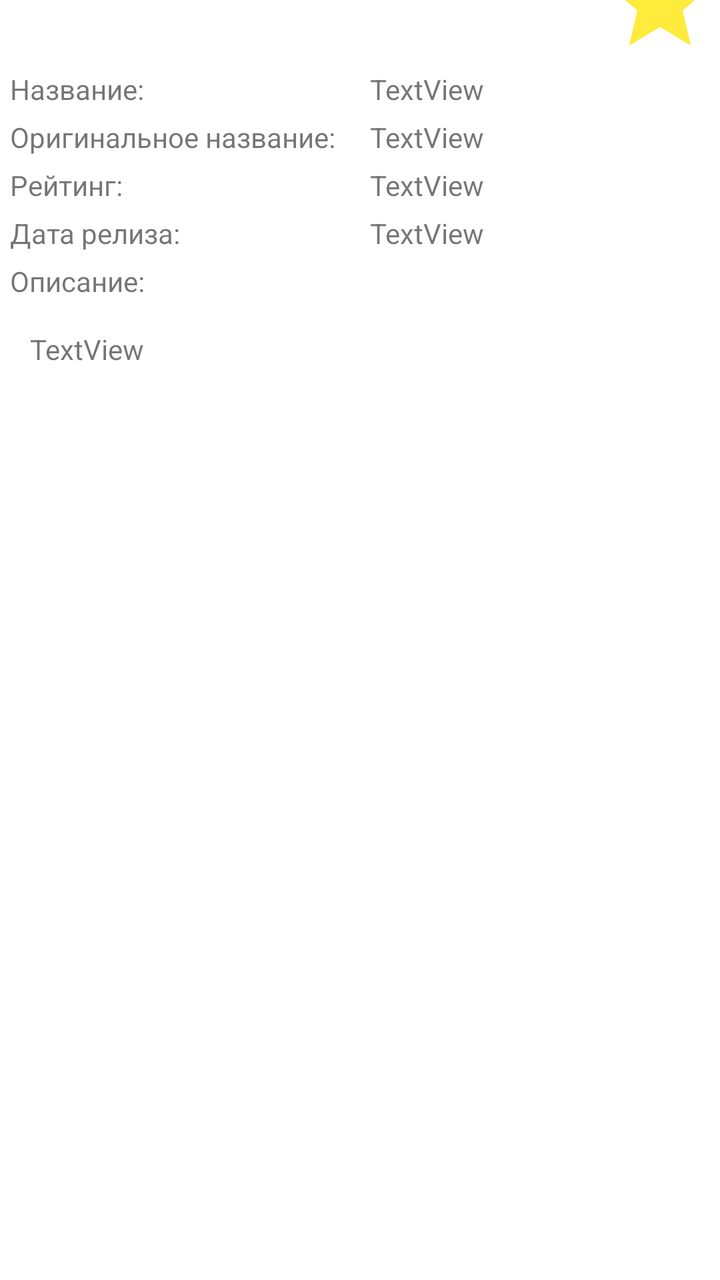
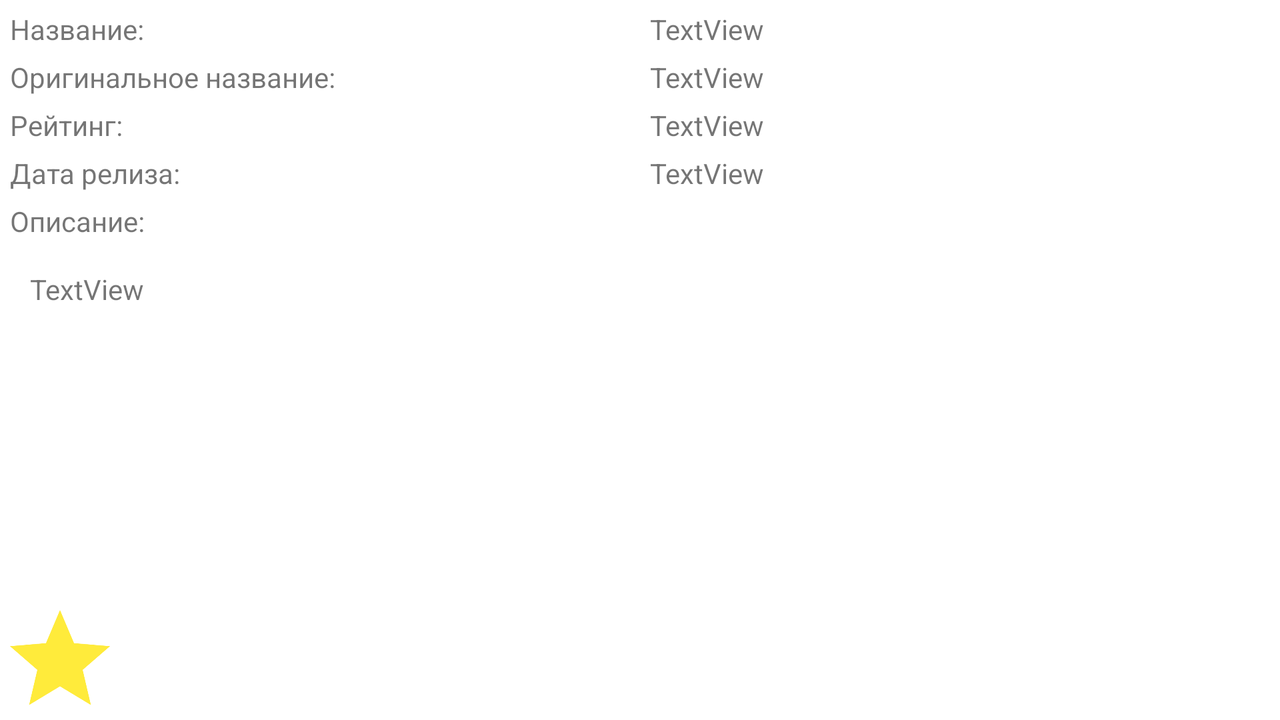

Two renders of one Android screen. The first uses the default layout on a phone; the second uses the alternative layout the repository ships for a different screen configuration, on a matching device. The two XML files are below.
<!-- AndroidManifest.xml: application theme Theme.MovieTop -->
<!-- res/layout/activity_detail.xml -->
<?xml version="1.0" encoding="utf-8"?>
<ScrollView xmlns:android="http://schemas.android.com/apk/res/android"
    xmlns:app="http://schemas.android.com/apk/res-auto"
    xmlns:tools="http://schemas.android.com/tools"
    android:layout_width="match_parent"
    android:layout_height="match_parent"
    tools:context=".Activity.DetailActivity">

    <androidx.constraintlayout.widget.ConstraintLayout
        android:layout_width="match_parent"
        android:layout_height="wrap_content"
        tools:context=".Activity.DetailActivity">


        <ImageView
            android:id="@+id/imageViewBigPoster"
            android:layout_width="0dp"
            android:layout_height="wrap_content"
            android:adjustViewBounds="true"
            app:layout_constraintEnd_toEndOf="parent"
            app:layout_constraintStart_toStartOf="parent"
            app:layout_constraintTop_toTopOf="parent"
            tools:srcCompat="@tools:sample/avatars" />


        <ImageView
            android:id="@+id/imageViewAddToFavorite"
            android:layout_width="60dp"
            android:layout_height="60dp"
            android:onClick="onClickChangeFavorite"
            app:layout_constraintBottom_toBottomOf="@+id/imageViewBigPoster"
            app:layout_constraintEnd_toEndOf="parent"
            app:layout_constraintTop_toBottomOf="@+id/imageViewBigPoster"
            app:srcCompat="@drawable/ic_star" />

        <include
            layout="@layout/movie_info"
            android:id="@+id/movie_info"
            android:layout_width="0dp"
            android:layout_height="wrap_content"
            app:layout_constraintStart_toStartOf="parent"
            app:layout_constraintEnd_toEndOf="parent"
            app:layout_constraintTop_toBottomOf="@+id/imageViewAddToFavorite"/>


    </androidx.constraintlayout.widget.ConstraintLayout>
</ScrollView>
<!-- res/layout/movie_info.xml (included above) -->
<?xml version="1.0" encoding="utf-8"?>
<androidx.constraintlayout.widget.ConstraintLayout
    xmlns:android="http://schemas.android.com/apk/res/android" android:layout_width="match_parent"
    android:layout_height="match_parent">
    <ScrollView
        xmlns:android="http://schemas.android.com/apk/res/android"
        xmlns:app="http://schemas.android.com/apk/res-auto"
        xmlns:tools="http://schemas.android.com/tools"
        android:layout_width="match_parent"
        android:layout_height="match_parent"
        tools:context=".Activity.DetailActivity">
        <androidx.constraintlayout.widget.ConstraintLayout
            android:layout_width="match_parent"
            android:layout_height="wrap_content"
            tools:context=".Activity.DetailActivity">


            <TextView
                android:id="@+id/textViewRealiseDate"
                android:layout_width="wrap_content"
                android:layout_height="wrap_content"
                android:text="TextView"
                android:layout_margin="5dp"
                app:layout_constraintStart_toStartOf="@+id/guidelineCentr"
                app:layout_constraintTop_toBottomOf="@+id/textViewRating" />


            <TextView
                android:id="@+id/textViewLabelTitle"
                android:layout_width="wrap_content"
                android:layout_height="wrap_content"
                android:text="Название:"
                android:layout_margin="5dp"
                app:layout_constraintStart_toStartOf="parent"
                app:layout_constraintTop_toTopOf="parent" />

            <androidx.constraintlayout.widget.Guideline
                android:id="@+id/guidelineCentr"
                android:layout_width="wrap_content"
                android:layout_height="wrap_content"
                android:orientation="vertical"
                android:layout_margin="5dp"
                app:layout_constraintGuide_percent="0.5" />

            <TextView
                android:id="@+id/textViewTitle"
                android:layout_width="0dp"
                android:layout_height="wrap_content"
                android:text="TextView"
                app:layout_constraintEnd_toEndOf="parent"
                android:layout_margin="5dp"
                app:layout_constraintStart_toStartOf="@+id/guidelineCentr"
                app:layout_constraintTop_toTopOf="parent" />

            <TextView
                android:id="@+id/textViewLableOriginal"
                android:layout_width="wrap_content"
                android:layout_height="wrap_content"
                android:layout_margin="5dp"
                android:text="Оригинальное название: "
                app:layout_constraintStart_toStartOf="parent"
                app:layout_constraintTop_toBottomOf="@+id/textViewTitle" />

            <TextView
                android:id="@+id/textViewOriginalTitle"
                android:layout_width="0dp"
                android:layout_margin="5dp"
                android:layout_height="wrap_content"
                android:text="TextView"
                app:layout_constraintEnd_toEndOf="parent"
                app:layout_constraintStart_toStartOf="@+id/guidelineCentr"
                app:layout_constraintTop_toBottomOf="@+id/textViewTitle" />

            <TextView
                android:id="@+id/textViewLabelRating"
                android:layout_width="wrap_content"
                android:layout_height="wrap_content"
                android:layout_margin="5dp"
                android:text="Рейтинг: "
                app:layout_constraintStart_toStartOf="parent"
                app:layout_constraintTop_toBottomOf="@+id/textViewOriginalTitle" />

            <TextView
                android:id="@+id/textViewRating"
                android:layout_width="wrap_content"
                android:layout_height="wrap_content"
                android:layout_margin="5dp"
                android:text="TextView"
                app:layout_constraintStart_toStartOf="@+id/guidelineCentr"
                app:layout_constraintTop_toBottomOf="@+id/textViewOriginalTitle" />

            <TextView
                android:id="@+id/textViewLabelRealeseDate"
                android:layout_width="wrap_content"
                android:layout_height="wrap_content"
                android:layout_margin="5dp"
                android:text="Дата релиза:"
                app:layout_constraintStart_toStartOf="parent"
                app:layout_constraintTop_toBottomOf="@+id/textViewRating" />

            <TextView
                android:id="@+id/textViewLabelDescription"
                android:layout_width="wrap_content"
                android:layout_height="wrap_content"
                android:text="Описание:"
                android:layout_margin="5dp"
                app:layout_constraintStart_toStartOf="parent"
                app:layout_constraintTop_toBottomOf="@+id/textViewRealiseDate" />

            <TextView
                android:id="@+id/textViewOverview"
                android:layout_width="wrap_content"
                android:layout_height="wrap_content"
                android:padding="10dp"
                android:text="TextView"
                app:layout_constraintStart_toStartOf="parent"
                android:layout_margin="5dp"
                app:layout_constraintTop_toBottomOf="@+id/textViewLabelDescription" />

            <androidx.recyclerview.widget.RecyclerView
                android:id="@+id/recyclerViewTrellers"
                android:layout_width="0dp"
                android:layout_height="wrap_content"
                app:layout_constraintBottom_toTopOf="@+id/recyclerViewRevies"
                app:layout_constraintEnd_toEndOf="parent"
                app:layout_constraintStart_toStartOf="parent"
                app:layout_constraintTop_toBottomOf="@+id/textViewOverview" />



            <androidx.recyclerview.widget.RecyclerView
                android:id="@+id/recyclerViewRevies"
                android:layout_width="0dp"
                android:padding="5dp"
                android:layout_height="wrap_content"
                app:layout_constraintEnd_toEndOf="parent"
                app:layout_constraintStart_toStartOf="parent"
                app:layout_constraintTop_toBottomOf="@+id/recyclerViewTrellers"
                />

        </androidx.constraintlayout.widget.ConstraintLayout>
    </ScrollView>
</androidx.constraintlayout.widget.ConstraintLayout>
<!-- resources referenced by this layout -->
<resources>
  <!-- drawable ic_star (drawable) -->
  <vector xmlns:android="http://schemas.android.com/apk/res/android"
      android:width="24dp"
      android:height="24dp"
      android:viewportWidth="24"
      android:viewportHeight="24"
      android:tint="#FFEB3B">
    <path
        android:fillColor="#FF5722"
        android:pathData="M12,17.27L18.18,21l-1.64,-7.03L22,9.24l-7.19,-0.61L12,2 9.19,8.63 2,9.24l5.46,4.73L5.82,21z"/>
  </vector>
  <style name="Theme.MovieTop" parent="Theme.MaterialComponents.DayNight.DarkActionBar">
          
          <item name="colorPrimary">#0D1701</item>
          <item name="colorPrimaryVariant">#0D1701</item>
          <item name="colorOnPrimary">@color/white</item>
          
          <item name="colorSecondary">#600121</item>
          <item name="colorSecondaryVariant">@color/teal_700</item>
          <item name="colorOnSecondary">@color/black</item>
          
          <item name="android:statusBarColor" tools:targetApi="l">?attr/colorPrimaryVariant</item>
          
      </style>
</resources>
<!-- res/layout-land/activity_detail.xml (the repository's variant of the layout above) -->
<!-- drawn on the phone turned sideways -->
<?xml version="1.0" encoding="utf-8"?>
    <androidx.constraintlayout.widget.ConstraintLayout
        xmlns:android="http://schemas.android.com/apk/res/android"
        xmlns:app="http://schemas.android.com/apk/res-auto"
        xmlns:tools="http://schemas.android.com/tools"
        android:layout_width="match_parent"
        android:layout_height="match_parent"
        tools:context=".Activity.DetailActivity">


    <ImageView
        android:id="@+id/imageViewBigPoster"
        android:layout_width="wrap_content"
        android:layout_height="0dp"
        android:adjustViewBounds="true"
        app:layout_constraintBottom_toBottomOf="parent"
        app:layout_constraintEnd_toEndOf="parent"
        app:layout_constraintHorizontal_bias="0.0"
        app:layout_constraintStart_toStartOf="parent"
        app:layout_constraintTop_toTopOf="parent"
        app:layout_constraintVertical_bias="0.0"
        tools:srcCompat="@tools:sample/avatars" />

    <ImageView
        android:id="@+id/imageViewAddToFavorite"
        android:layout_width="60dp"
        android:layout_height="60dp"
        android:onClick="onClickChangeFavorite"
        app:layout_constraintBottom_toBottomOf="@+id/imageViewBigPoster"
        app:layout_constraintStart_toStartOf="parent"
        app:layout_constraintTop_toTopOf="parent"
        app:layout_constraintVertical_bias="1.0"
        app:srcCompat="@drawable/ic_star" />

    <ScrollView
        android:layout_width="0dp"
        android:layout_height="0dp"
        app:layout_constraintBottom_toBottomOf="parent"
        app:layout_constraintEnd_toEndOf="parent"
        app:layout_constraintHorizontal_bias="0.0"
        app:layout_constraintStart_toEndOf="@id/imageViewBigPoster"
        app:layout_constraintTop_toTopOf="parent"
        app:layout_constraintVertical_bias="0.0">

        <include
            android:id="@+id/movie_info"
            layout="@layout/movie_info"
            android:layout_width="match_parent"
            android:layout_height="wrap_content" />


    </ScrollView>

</androidx.constraintlayout.widget.ConstraintLayout>
